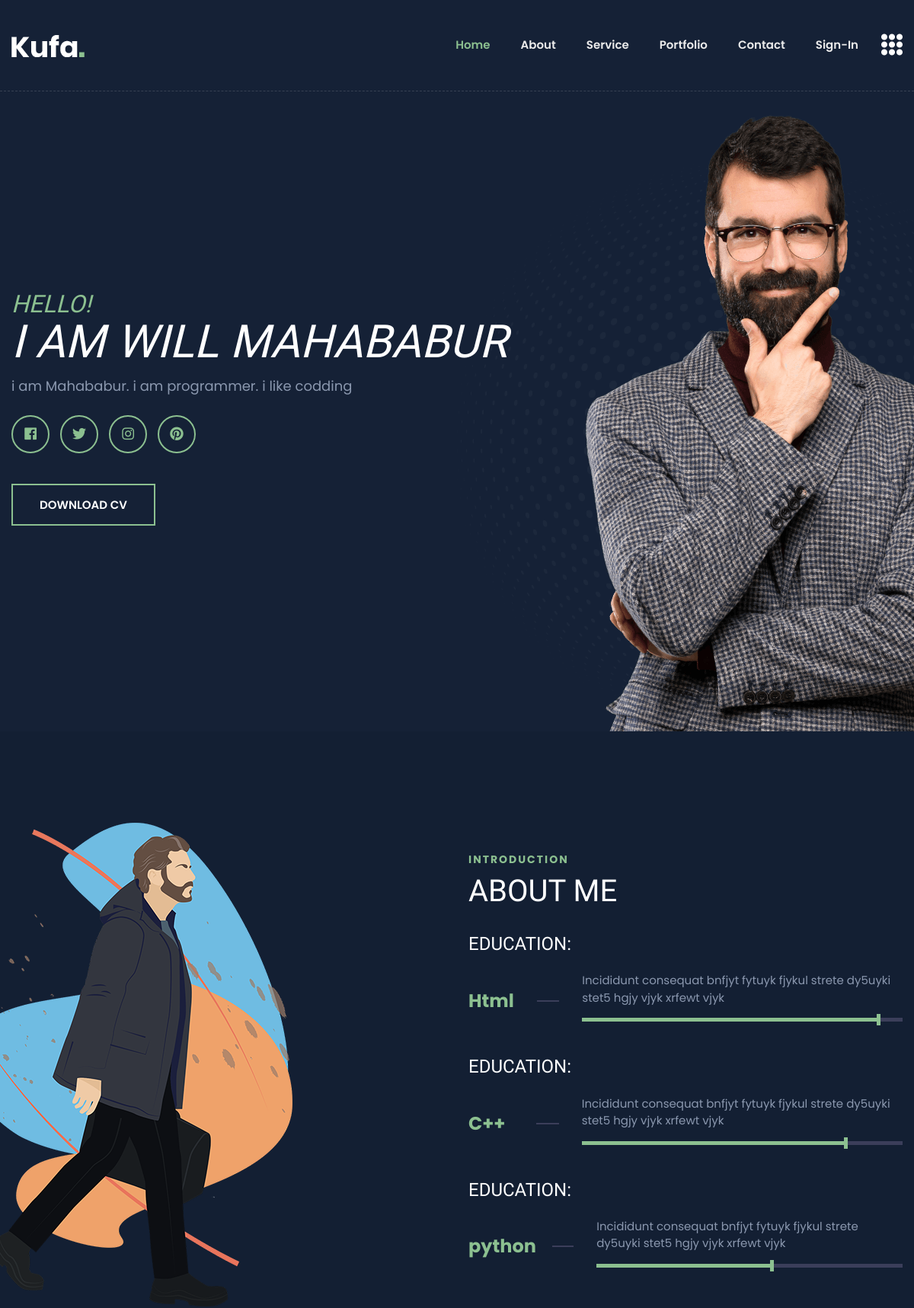
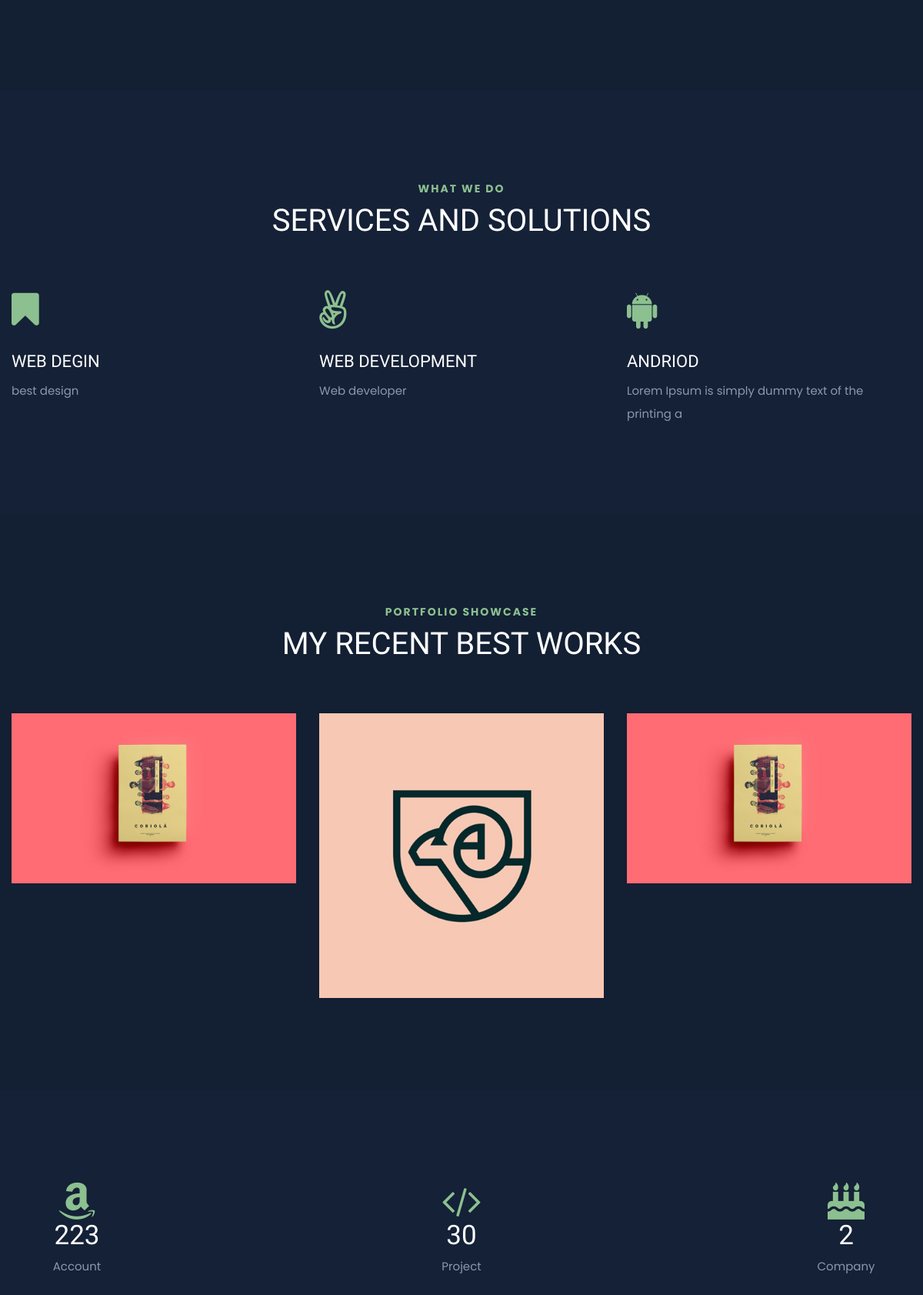
The page / (upper part) on the database its author committed (2 pictures, top to bottom).
### tables this page shows
CREATE TABLE `skills` (
  `id` int(11) NOT NULL,
  `skill_nmae` varchar(255) NOT NULL,
  `skill_details` text NOT NULL,
  `skill_range` int(3) NOT NULL
);

CREATE TABLE `Services` (
  `id` int(11) NOT NULL,
  `title` varchar(100) NOT NULL,
  `description` text NOT NULL,
  `logo` varchar(100) NOT NULL,
  `status` tinyint(1) NOT NULL
);

CREATE TABLE `portflio` (
  `id` int(11) NOT NULL,
  `p_name` varchar(255) NOT NULL,
  `p_category` varchar(1200) NOT NULL,
  `p_descprition` text NOT NULL,
  `photo` varchar(200) NOT NULL
);

CREATE TABLE `work` (
  `id` int(11) NOT NULL,
  `logo` varchar(255) NOT NULL,
  `number` int(11) NOT NULL,
  `descprition` text NOT NULL,
  `status` tinyint(1) NOT NULL
);

### index.php (the view, shortened to what this page needs)
<?php
require_once('db_controler.php');
?>
<!doctype html>
<html class="no-js" lang="en">
<head>
        <link rel="stylesheet" href="assets/fontent/css/bootstrap.min.css">
        <link rel="stylesheet" href="assets/fontent/css/animate.min.css">
        <link rel="stylesheet" href="assets/fontent/css/magnific-popup.css">
        <link rel="stylesheet" href="assets/fontent/css/fontawesome-all.min.css">
        <link rel="stylesheet" href="assets/fontent/css/flaticon.css">
        <link rel="stylesheet" href="assets/fontent/css/slick.css">
        <link rel="stylesheet" href="assets/fontent/css/aos.css">
        <link rel="stylesheet" href="assets/fontent/css/default.css">
        <link rel="stylesheet" href="assets/fontent/css/style.css">
        <link rel="stylesheet" href="assets/fontent/css/responsive.css">
        <link rel="stylesheet" href="https://cdnjs.cloudflare.com/ajax/libs/font-awesome/4.7.0/css/font-awesome.css">
    </head>
    <body class="theme-bg">
        <header>
            <div id="header-sticky" class="transparent-header">
                <div class="container">
                    <div class="row">
                        <div class="col-xl-12">
                            <div class="main-menu">
                                <nav class="navbar navbar-expand-lg">
                                    <a href="index.html" class="navbar-brand logo-sticky-none"><img src="assets/fontent/img/logo/logo.png" alt="Logo"></a>
                                    <div class="collapse navbar-collapse" id="navbarNav">
                                        <ul class="navbar-nav ml-auto">
                                            <li class="nav-item active"><a class="nav-link" href="#home">Home</a></li>
                                            <li class="nav-item"><a class="nav-link" href="#about">about</a></li>
                                            <li class="nav-item"><a class="nav-link" href="#service">service</a></li>
                                            <li class="nav-item"><a class="nav-link" href="#portfolio">portfolio</a></li>
                                            <li class="nav-item"><a class="nav-link" href="#contact">Contact</a></li>
                                            <li class="nav-item"><a class="nav-link" href="./login.php">Sign-in</a></li>
                                        </ul>
                                    </div>
                                    <div class="header-btn">
                                        <a href="#" class="off-canvas-menu menu-tigger"><i class="flaticon-menu"></i></a>
                                    </div>
                                </nav>
                            </div>
                        </div>
                    </div>
                </div>
            </div>
        </header>
        <main>
            <section id="home" class="banner-area banner-bg fix">
                <div class="container">
                    <div class="row align-items-center">
                        <div class="col-xl-7 col-lg-6">
                            <div class="banner-content">
                                <?php
                                 $select_owner_fb="SELECT settings_value FROM settings where settings_name='fb'";
                                  $select_owner_des="SELECT settings_value FROM settings where settings_name='owner describe'";
                                   $select_owner="SELECT settings_value FROM settings where settings_name='Owner Name'";
                                   ?>
                                <h6 class="wow fadeInUp" data-wow-delay="0.2s">HELLO!</h6>
                                <h2 class="wow fadeInUp" data-wow-delay="0.4s">I am Will </span><?=mysqli_fetch_assoc( mysqli_query($con,$select_owner))['settings_value'];?> </h2>
                                <p class="wow fadeInUp" data-wow-delay="0.6s"><?=mysqli_fetch_assoc( mysqli_query($con,$select_owner_des))['settings_value'];?> </p>
                                <div class="banner-social wow fadeInUp" data-wow-delay="0.8s">
                                    <ul>
                                        <li><a href="<?=mysqli_fetch_assoc( mysqli_query($con,$select_owner_fb))['settings_value'];?> "><i class="fab fa-facebook-f"></i></a></li>
                                        <li><a href="#"><i class="fab fa-twitter"></i></a></li>
                                        <li><a href="#"><i class="fab fa-instagram"></i></a></li>
                                        <li><a href="#"><i class="fab fa-pinterest"></i></a></li>
                                    </ul>
                                </div>
                                <?php
                                $sel="SELECT * FROM upload_pdf";
                                $query=mysqli_query($con,$sel);
                                $read=mysqli_fetch_assoc($query);
                                ?>
                                <a download="" href="Views/backend/imges/CV/<?=$read['cv_pdf'];?>" class="btn wow fadeInUp" data-wow-delay="1s">Download CV</a>
                            </div>
                        </div>
                        <div class="col-xl-5 col-lg-6 d-none d-lg-block">
                            <div class="banner-img text-right">
                                <img src="assets/fontent/img/banner/banner_img.png" alt="">
                            </div>
                        </div>
                    </div>
                </div>
                <div class="banner-shape"><img src="assets/fontent/img/shape/dot_circle.png" class="rotateme" alt="img"></div>
            </section>
            <section id="about" class="about-area primary-bg pt-120 pb-120">
                <div class="container">
                    <div class="row align-items-center">
                        <div class="col-lg-6">
                            <div class="about-img">
                                <img src="assets/fontent/img/banner/banner_img2.png" title="me-01" alt="me-01">
                            </div>
                        </div>
                        <?php
                         $select="SELECT * FROM `skills`";
                         $query=mysqli_query($con,$select);
                        ?>
                        <div class="col-lg-6 pr-90">
                            <div class="section-title mb-25">
                                <span>Introduction</span>
                                <h2>About Me</h2>
                            </div>
                            <?php foreach($query as $show): ?>
                            <div class="about-content">
                                <h3>Education:</h3>
                            </div>
                            <div class="education">
                                <div class="year"><?=$show['skill_nmae'];?></div>
                                <div class="line"></div>
                                <div class="location">
                                    <span><?=$show['skill_details'];?></span>
                                    <div class="progressWrapper">
                                        <div class="progress">
                                            <div class="progress-bar wow slideInLefts" data-wow-delay="0.2s" data-wow-duration="2s" role="progressbar" style="width: <?=$show['skill_range'];?>%;" aria-valuenow="<?=$show['skill_range'];?>" aria-valuemin="0" aria-valuemax="100"></div>
                                        </div>
                                    </div>
                                </div>
                            </div>
                            <?php endforeach; ?>
                        </div>
                    </div>
                </div>
            </section>
            <section id="service" class="services-area pt-120 pb-50">
				<div class="container">
                    <div class="row justify-content-center">
                        <div class="col-xl-6 col-lg-8">
                            <div class="section-title text-center mb-70">
                                <span>WHAT WE DO</span>
                                <h2>Services and Solutions</h2>
                            </div>
                        </div>
                    </div>
					<div class="row">
                    <?php
                    $select="SELECT * FROM Services where status=1";
                    $query=mysqli_query($con,$select);
                    ?>
                    <?php foreach($query as $pro):?>
						<div class="col-lg-4 col-md-6">
							<div class="icon_box_01 wow fadeInLeft" data-wow-delay="0.2s">
                                <i class="fa <?=$pro['logo']?>"></i>
								<h3><?=$pro['title']?></h3>
								<p>
									<?=$pro['description']?>
								</p>
							</div>
						</div>
                     <?php endforeach; ?>
					</div>
				</div>
			</section>
            <section id="portfolio" class="portfolio-area primary-bg pt-120 pb-90">
                <div class="container">
                    <div class="row justify-content-center">
                        <div class="col-xl-6 col-lg-8">
                            <div class="section-title text-center mb-70">
                                <span>Portfolio Showcase</span>
                                <h2>My Recent Best Works</h2>
                            </div>
                        </div>
                    </div>
                     <?php
                     $select="SELECT * FROM `portflio`";
                     $query=mysqli_query($con,$select);
                     ?>
                    <div class="row">
                    <?php foreach($query as $port):?>
                        <div class="col-lg-4 col-md-6 pitem">
                            <div class="speaker-box">
								<div class="speaker-thumb">
									<img src="Views/backend/imges/portflio/<?=$port['photo'];?>" alt="img">
								</div>
							</div>
                        </div>
                        <?php endforeach; ?>
                    </div>
                </div>
            </section>
            <?php
             $select="SELECT * FROM work where status=1";
             $query=mysqli_query($con,$select);
             ?>
            <section class="fact-area">
                <div class="container">
                    <div class="fact-wrap">
                    <div class="row justify-content-between">
                    <?php foreach($query as $show):?>
                            <div class="col-xl-2 col-lg-3 col-sm-6">
                                <div class="fact-box text-center mb-50">
                                    <div class="fact-icon">
                                    <i class="fa <?=$show['logo']?>"></i>
                                        <h2><span class="count"><?=$show['number'];?></span></h2>
                                        <span><?=$show['descprition'];?></span>
                                    </div>
                                </div>
                            </div>
                            <?php endforeach;?>
                    </div>
                </div>
            </section>
        </main>
    </body>
</html>

### rows shown on the page
skills: skill_nmae "Html", skill_details "Incididunt consequat bnfjyt fytuyk fjykul strete dy5uyki stet5 hgjy vjyk xrfewt vjyk", skill_range 93 (drawn)
skills: skill_nmae "C++", skill_details "Incididunt consequat bnfjyt fytuyk fjykul strete dy5uyki stet5 hgjy vjyk xrfewt vjyk", skill_range 83 (drawn)
skills: skill_nmae "python", skill_details "Incididunt consequat bnfjyt fytuyk fjykul strete dy5uyki stet5 hgjy vjyk xrfewt vjyk", skill_range 58 (drawn)
services: title "WEB DEGIN", description "best design"
services: title "WEB DEVELOPMENT", description "Web developer"
services: title "ANDRIOD", description "Lorem Ipsum is simply dummy text of the printing a"
portflio: photo (picture)
portflio: photo (picture)
portflio: photo (picture)
work: number "223", descprition "Account"
work: number "30", descprition "Project"
work: number "2", descprition "Company"
